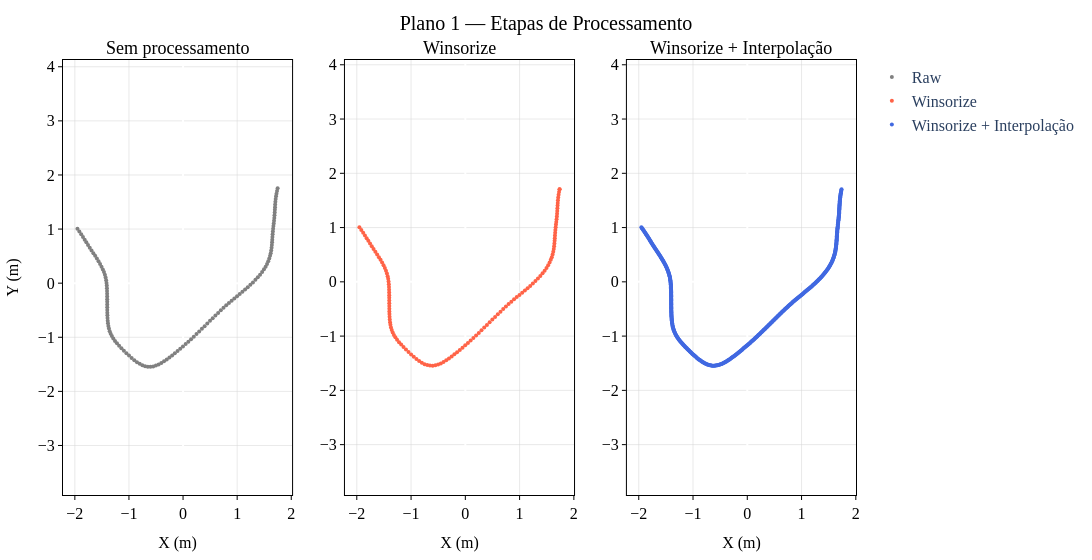

The cell this chart's notebook holds for it:
### Markdown cell above
**Verificação — Planos 2 câmeras:** comparação entre dados brutos e após reamostagem por comprimento de arco.

### Code cell
_df = plans_df[0]
_raw_x = _df['x'].values
_raw_y = _df['y'].values

_wins_x = np.array(winsorize(_df['x'], limits=(0.0075, 0.015)))
_wins_y = np.array(winsorize(_df['y'], limits=(0.0075, 0.015)))

_interp_x, _interp_y = plans_resampled_2cam[0]

fig = make_subplots(rows=1, cols=3, subplot_titles=[
    "Sem processamento",
    "Winsorize",
    "Winsorize + Interpolação"
])

fig.add_trace(go.Scatter(
    x=_raw_x, y=_raw_y,
    mode='markers', name='Raw',
    marker=dict(color='gray', size=4)
), row=1, col=1)

fig.add_trace(go.Scatter(
    x=_wins_x, y=_wins_y,
    mode='markers', name='Winsorize',
    marker=dict(color='tomato', size=4)
), row=1, col=2)

fig.add_trace(go.Scatter(
    x=_interp_x, y=_interp_y,
    mode='markers', name='Winsorize + Interpolação',
    marker=dict(color='royalblue', size=4)
), row=1, col=3)

fig.update_xaxes(title_text='X (m)')
fig.update_yaxes(title_text='Y (m)', scaleanchor='x',  row=1, col=1)
fig.update_yaxes(scaleanchor='x2', row=1, col=2)
fig.update_yaxes(scaleanchor='x3', row=1, col=3)
fig.update_layout(title='Plano 1 — Etapas de Processamento', hovermode='closest', width=1300)
apply_ieee_style(fig)
save_fig(fig, 'plan1_processing_steps.svg')
fig.show()

### Figure 1 — Plotly figure (JSON) as saved in the notebook; plotly's stock layout.template omitted (floating-point values rounded to 4 significant figures; data arrays with more than 128 entries replaced by an {"elided": "..."} marker saying what was removed)
{"data": [{"marker": {"color": "gray", "size": 4}, "mode": "markers", "name": "Raw", "type": "scatter", "x": {"elided": "130 float values"}, "xaxis": "x", "y": {"elided": "130 float values"}, "yaxis": "y"}, {"marker": {"color": "tomato", "size": 4}, "mode": "markers", "name": "Winsorize", "type": "scatter", "x": {"elided": "130 float values"}, "xaxis": "x2", "y": {"elided": "130 float values"}, "yaxis": "y2"}, {"marker": {"color": "royalblue", "size": 4}, "mode": "markers", "name": "Winsorize + Interpolação", "type": "scatter", "x": {"elided": "500 float values"}, "xaxis": "x3", "y": {"elided": "500 float values"}, "yaxis": "y3"}], "layout": {"annotations": [{"font": {"color": "black", "family": "Times New Roman", "size": 18}, "showarrow": false, "text": "Sem processamento", "x": 0.1444, "xanchor": "center", "xref": "paper", "y": 1, "yanchor": "bottom", "yref": "paper"}, {"font": {"color": "black", "family": "Times New Roman", "size": 18}, "showarrow": false, "text": "Winsorize", "x": 0.5, "xanchor": "center", "xref": "paper", "y": 1, "yanchor": "bottom", "yref": "paper"}, {"font": {"color": "black", "family": "Times New Roman", "size": 18}, "showarrow": false, "text": "Winsorize + Interpolação", "x": 0.8556, "xanchor": "center", "xref": "paper", "y": 1, "yanchor": "bottom", "yref": "paper"}], "hovermode": "closest", "legend": {"font": {"family": "Times New Roman", "size": 16}}, "margin": {"b": 60, "l": 60, "r": 20, "t": 60}, "paper_bgcolor": "white", "plot_bgcolor": "white", "title": {"font": {"color": "black", "family": "Times New Roman", "size": 20}, "text": "Plano 1 — Etapas de Processamento", "x": 0.5, "xanchor": "center"}, "width": 1300, "xaxis": {"anchor": "y", "domain": [0, 0.2889], "gridcolor": "lightgrey", "gridwidth": 0.5, "linecolor": "black", "linewidth": 1, "mirror": true, "showgrid": true, "showline": true, "tickcolor": "black", "tickfont": {"color": "black", "family": "Times New Roman", "size": 16}, "ticklen": 4, "ticks": "outside", "tickwidth": 1, "title": {"font": {"color": "black", "family": "Times New Roman", "size": 16}, "text": "X (m)"}}, "xaxis2": {"anchor": "y2", "domain": [0.3556, 0.6444], "gridcolor": "lightgrey", "gridwidth": 0.5, "linecolor": "black", "linewidth": 1, "mirror": true, "showgrid": true, "showline": true, "tickcolor": "black", "tickfont": {"color": "black", "family": "Times New Roman", "size": 16}, "ticklen": 4, "ticks": "outside", "tickwidth": 1, "title": {"font": {"color": "black", "family": "Times New Roman", "size": 16}, "text": "X (m)"}}, "xaxis3": {"anchor": "y3", "domain": [0.7111, 1], "gridcolor": "lightgrey", "gridwidth": 0.5, "linecolor": "black", "linewidth": 1, "mirror": true, "showgrid": true, "showline": true, "tickcolor": "black", "tickfont": {"color": "black", "family": "Times New Roman", "size": 16}, "ticklen": 4, "ticks": "outside", "tickwidth": 1, "title": {"font": {"color": "black", "family": "Times New Roman", "size": 16}, "text": "X (m)"}}, "yaxis": {"anchor": "x", "domain": [0, 1], "gridcolor": "lightgrey", "gridwidth": 0.5, "linecolor": "black", "linewidth": 1, "mirror": true, "scaleanchor": "x", "showgrid": true, "showline": true, "tickcolor": "black", "tickfont": {"color": "black", "family": "Times New Roman", "size": 16}, "ticklen": 4, "ticks": "outside", "tickwidth": 1, "title": {"font": {"color": "black", "family": "Times New Roman", "size": 16}, "text": "Y (m)"}}, "yaxis2": {"anchor": "x2", "domain": [0, 1], "gridcolor": "lightgrey", "gridwidth": 0.5, "linecolor": "black", "linewidth": 1, "mirror": true, "scaleanchor": "x2", "showgrid": true, "showline": true, "tickcolor": "black", "tickfont": {"color": "black", "family": "Times New Roman", "size": 16}, "ticklen": 4, "ticks": "outside", "tickwidth": 1, "title": {"font": {"color": "black", "family": "Times New Roman", "size": 16}}}, "yaxis3": {"anchor": "x3", "domain": [0, 1], "gridcolor": "lightgrey", "gridwidth": 0.5, "linecolor": "black", "linewidth": 1, "mirror": true, "scaleanchor": "x3", "showgrid": true, "showline": true, "tickcolor": "black", "tickfont": {"color": "black", "family": "Times New Roman", "size": 16}, "ticklen": 4, "ticks": "outside", "tickwidth": 1, "title": {"font": {"color": "black", "family": "Times New Roman", "size": 16}}}}}
